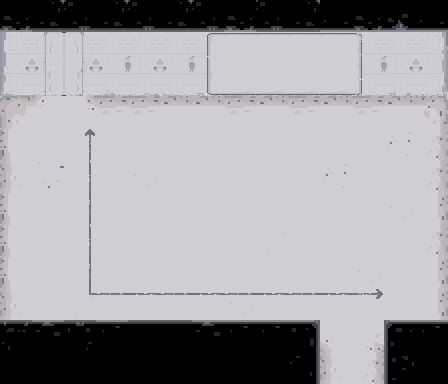

Tiled map render using the project's own tile images. Description and the map definition, with tile-layer contents summarised, below:
An orthogonal 14x12 tile map with 32x32 px tiles, 4 tile layers (Grundebene, Details, PuzzleTextures, Wand), 2 tilesets and 21 objects (spawnBottomDoor, spawnUpperDoor, doorBottom, doorUp, Coll1, ...).

<map version="1.0.0" orientation="orthogonal" renderorder="right-down" width="14" height="12" tilewidth="32" tileheight="32" nextobjectid="73">
 <tileset firstgid="1" source="finalTileset.tsx" />
 <tileset firstgid="257" source="tryandcatch.tsx" />
 <layer name="Grundebene" width="14" height="12">
  <data>[168 cells, 144 non-empty, 38 distinct tile ids]</data>
 </layer>
 <layer name="Details" width="14" height="12">
  <data>[168 cells, 2 non-empty, 2 distinct tile ids]</data>
 </layer>
 <layer name="PuzzleTextures" width="14" height="12">
  <data>[168 cells, 27 non-empty, 13 distinct tile ids]</data>
 </layer>
 <layer name="Wand" width="14" height="12">
  <data>[168 cells, 24 non-empty, 11 distinct tile ids]</data>
 </layer>
 <objectgroup name="PlayerSpawnpoints">
  <object id="1" name="spawnBottomDoor" x="350.356" y="298.204" width="3.63636" height="3.81818" />
  <object id="2" name="spawnUpperDoor" x="61.341" y="125.644" width="4.18182" height="4" />
 </objectgroup>
 <objectgroup name="StaticCollisions">
  <object id="69" x="0" y="0" width="448" height="56" />
  <object id="70" x="0" y="320" width="320" height="64" />
  <object id="71" x="384" y="320" width="64" height="64" />
 </objectgroup>
 <objectgroup name="Sensor">
  <object id="12" name="doorBottom" x="329.867" y="379.129" width="39.0455" height="2" />
  <object id="13" name="doorUp" x="45.087" y="33.8712" width="38.1364" height="3.63636" />
 </objectgroup>
 <objectgroup name="Collectibles">
  <object id="72" name="Coll1" x="41.5" y="317.5" width="8" height="8" />
 </objectgroup>
 <objectgroup name="InteractiveObjects">
  <object id="41" name="Plate22" x="256" y="128" width="30.6646" height="30.6646" />
  <object id="42" name="Plate21" x="256" y="192" width="30.6646" height="30.6646" />
  <object id="43" name="Plate20" x="256" y="256" width="30.6646" height="30.6646" />
  <object id="44" name="Plate12" x="176" y="128.333" width="30.6646" height="30.6646" />
  <object id="45" name="Plate11" x="176" y="192.333" width="30.6646" height="30.6646" />
  <object id="46" name="Plate10" x="176" y="256.333" width="30.6646" height="30.6646" />
  <object id="47" name="Plate02" x="96" y="128" width="30.6646" height="30.6646" />
  <object id="48" name="Plate01" x="96" y="192" width="30.6646" height="30.6646" />
  <object id="49" name="Plate00" x="96" y="256" width="30.6646" height="30.6646" />
  <object id="64" name="Plate31" x="336" y="192" width="30.6646" height="30.6646" />
  <object id="65" name="Plate30" x="336" y="256" width="30.6646" height="30.6646" />
  <object id="66" name="Plate32" x="336" y="128" width="30.6646" height="30.6646" />
  <object id="68" name="Door" x="320" y="320" width="64" height="32" />
 </objectgroup>
</map>
